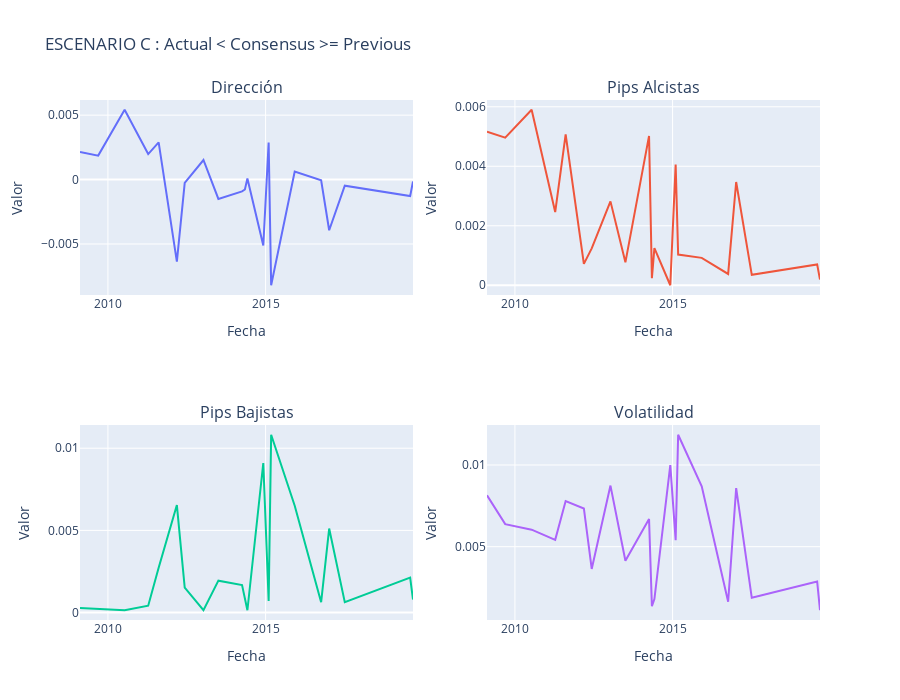

The notebook cell this image was saved under:
### Code cell
plotesc(USD,Cusd,"ESCENARIO C : Actual < Consensus >= Previous")
